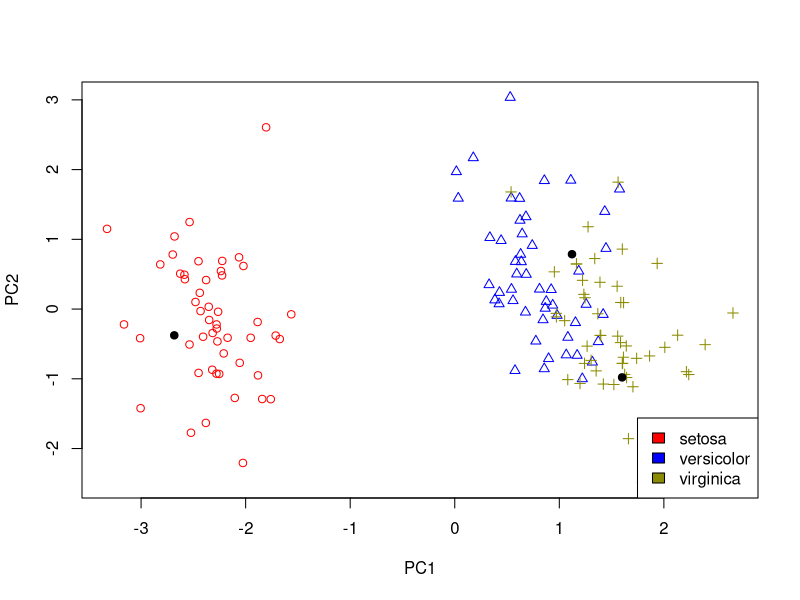

This chart was generated by the following R code:
#Lab2/Zad5/Wer2
iris.numeric <- data.matrix(iris[,-5])
colnames(iris.numeric) <- NULL
iris.pca <- prcomp(scale(log(iris.numeric)))
iris.pca.data <- predict(iris.pca)[,-3]
Species <- as.matrix(iris[,5])
cols <- c('red', 'blue', 'yellow4')
#
with(iris, plot(iris.pca.data, col=cols[Species], pch=as.numeric(Species)))
legend("bottomright", unique(Species), fill=cols)
#
recognizeIris <- function(SeplLength,SepalWidth,PetalLength,PetalWidth) {
  
  params = data.matrix(c(SeplLength, SepalWidth, PetalLength, PetalWidth))
  SeplLength.param = (log(SeplLength)-mean(log(iris[[1]])))/sd(log(iris[[1]]))
  SepalWidth.param = (log(SepalWidth)-mean(log(iris[[2]])))/sd(log(iris[[2]]))
  PetalLength.param = (log(PetalLength)-mean(log(iris[[3]])))/sd(log(iris[[3]]))
  PetalWidth.param = (log(PetalWidth)-mean(log(iris[[4]])))/sd(log(iris[[4]]))
  
  param <- c(SeplLength.param, SepalWidth.param, PetalLength.param, PetalWidth.param)
  PC1 = iris.pca[2]$rotation[,1] %*% param
  PC2 = iris.pca[2]$rotation[,2] %*% param
  
  points(PC1, PC2, pch = 21, col='black', bg='black')
}

recognizeIris(6.9, 3.2, 5.6, 2.2) # virginica
recognizeIris(6.0, 2.6, 4.4, 1.6) # versicolor lub virginica
recognizeIris(4.8, 3.6, 1.4, 0.2) # setosa